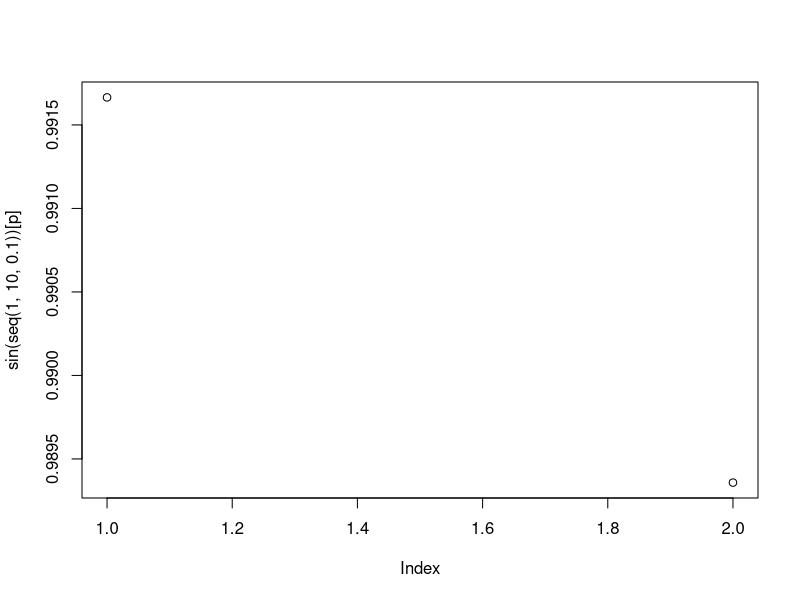
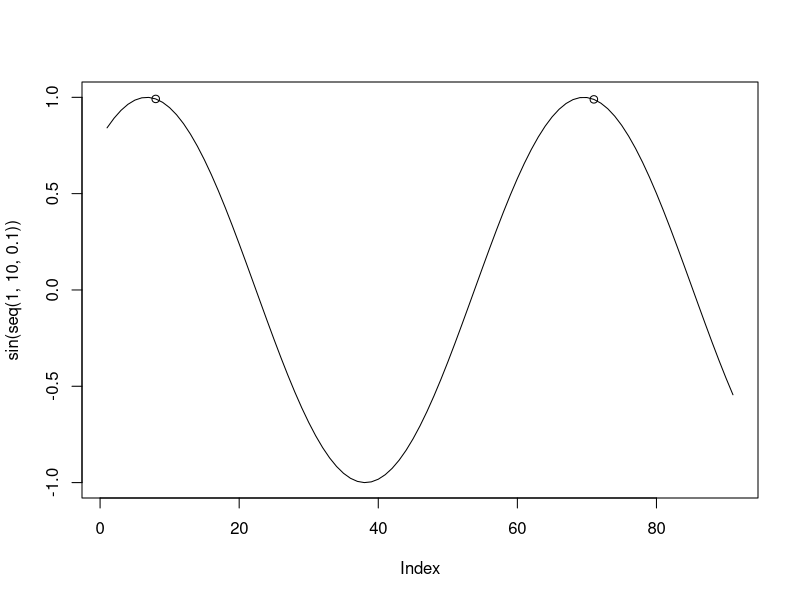

Generate these figures, in order, with R:
library(quantmod)


### Name: findPeaks
### Title: Find Peaks and Valleys In A Series
### Aliases: findPeaks findValleys peak valley
### Keywords: misc

### ** Examples

findPeaks(sin(1:10))

p <- findPeaks(sin(seq(1,10,.1)))
sin(seq(1,10,.1))[p]

plot(sin(seq(1,10,.1))[p])
plot(sin(seq(1,10,.1)),type='l')
points(p,sin(seq(1,10,.1))[p])
